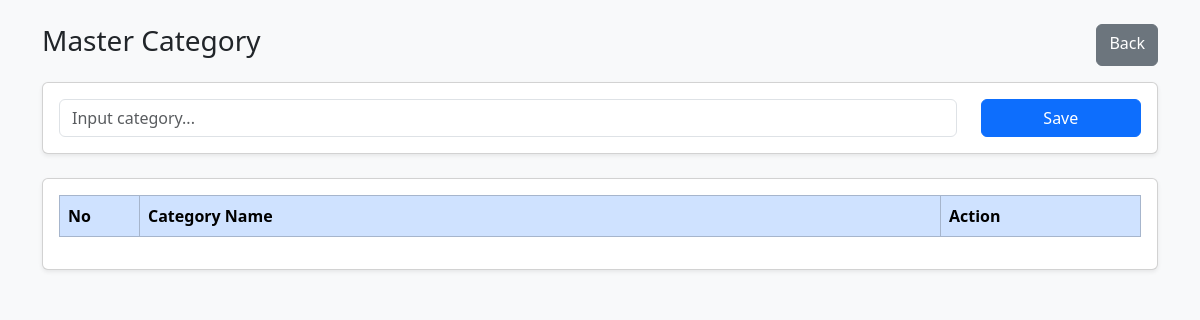
Page /page/leader/category/index.php (signed in) on the earlier database version.
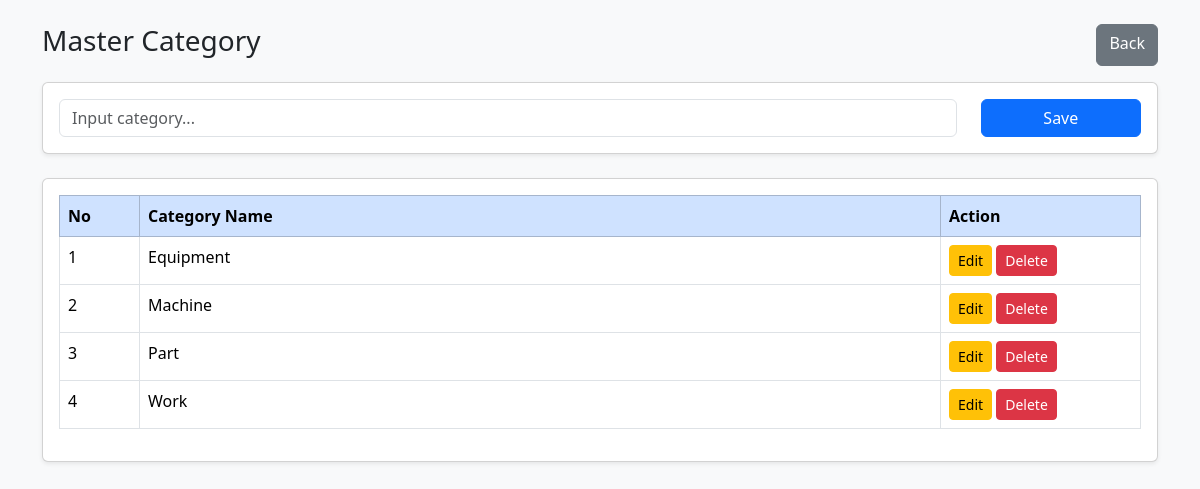
Same page on the later database version.
### tables this page shows
CREATE TABLE `category_master` (
  `category_id` int(11) NOT NULL,
  `category_name` varchar(100) NOT NULL,
  `created_at` datetime DEFAULT current_timestamp()
);

### page/leader/category/index.php (the view, shortened to what this page needs)
<?php
require '../../../conn.php';
$table = "category_master";
$field = "category_name";
$data = mysqli_query(
    $conn,
    "SELECT * FROM $table
     ORDER BY category_name ASC"
);
?>
<!doctype html>
<html lang="en">
<head>
    <link href="https://cdn.jsdelivr.net/npm/bootstrap@5.3.3/dist/css/bootstrap.min.css" rel="stylesheet">
</head>
<body class="bg-light">
    <div class="container mt-4">
        <div class="d-flex justify-content-between mb-3">
            <h3>Master Category</h3>
            <a href="../index.php" class="btn btn-secondary">
                Back
            </a>
        </div>
        <div class="card shadow-sm mb-4">
            <div class="card-body">
                <form method="POST">
                    <div class="row">
                        <div class="col-md-10">
                            <input type="text"
                                name="name"
                                class="form-control"
                                placeholder="Input category..."
                                required>
                        </div>
                        <div class="col-md-2 d-grid">
                            <button type="submit"
                                name="btn_save"
                                class="btn btn-primary">
                                Save
                            </button>
                        </div>
                    </div>
                </form>
            </div>
        </div>
        <div class="card shadow-sm">
            <div class="card-body table-responsive">
                <table class="table table-bordered">
                    <thead class="table-primary">
                        <tr>
                            <th width="80">No</th>
                            <th>Category Name</th>
                            <th width="200">Action</th>
                        </tr>
                    </thead>
                    <tbody>
                        <?php
                        $no = 1;
                        while ($row = mysqli_fetch_assoc($data)) :
                        ?>
                            <tr>
                                <td><?= $no++; ?></td>
                                <td><?= $row[$field]; ?></td>
                                <td>
                                    <button class="btn btn-warning btn-sm"
                                        data-bs-toggle="modal"
                                        data-bs-target="#edit<?= $row['category_id']; ?>">
                                        Edit
                                    </button>
                                    <a href="?delete=<?= $row['category_id']; ?>"
                                        class="btn btn-danger btn-sm"
                                        onclick="return confirm('Hapus data?')">
                                        Delete
                                    </a>
                                </td>
                            </tr>
                        <?php endwhile; ?>
                    </tbody>
                </table>
            </div>
        </div>
    </div>
</body>
</html>

Differences in the rows shown:
added category_master: category_name "Equipment"
added category_master: category_name "Machine"
added category_master: category_name "Part"
added category_master: category_name "Work"
